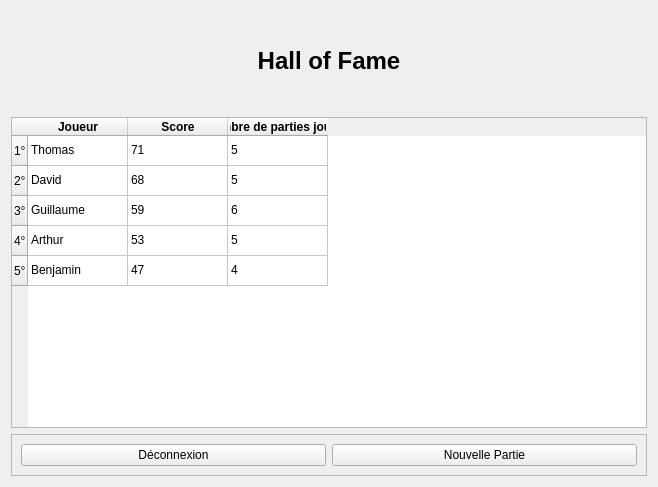
<?xml version="1.0" encoding="UTF-8"?>
<ui version="4.0">
 <class>Form</class>
 <widget class="QWidget" name="Form">
  <property name="geometry">
   <rect>
    <x>0</x>
    <y>0</y>
    <width>658</width>
    <height>487</height>
   </rect>
  </property>
  <property name="windowTitle">
   <string>Form</string>
  </property>
  <layout class="QVBoxLayout" name="verticalLayout">
   <item>
    <widget class="QLabel" name="label">
     <property name="minimumSize">
      <size>
       <width>0</width>
       <height>100</height>
      </size>
     </property>
     <property name="font">
      <font>
       <pointsize>18</pointsize>
       <bold>true</bold>
      </font>
     </property>
     <property name="text">
      <string>Hall of Fame</string>
     </property>
     <property name="alignment">
      <set>Qt::AlignCenter</set>
     </property>
    </widget>
   </item>
   <item>
    <widget class="QTableWidget" name="tableWidget">
     <row>
      <property name="text">
       <string>1°</string>
      </property>
     </row>
     <row>
      <property name="text">
       <string>2°</string>
      </property>
     </row>
     <row>
      <property name="text">
       <string>3°</string>
      </property>
     </row>
     <row>
      <property name="text">
       <string>4°</string>
      </property>
     </row>
     <row>
      <property name="text">
       <string>5°</string>
      </property>
     </row>
     <column>
      <property name="text">
       <string>Joueur</string>
      </property>
      <property name="font">
       <font>
        <bold>true</bold>
       </font>
      </property>
     </column>
     <column>
      <property name="text">
       <string>Score</string>
      </property>
      <property name="font">
       <font>
        <bold>true</bold>
       </font>
      </property>
     </column>
     <column>
      <property name="text">
       <string>Nombre de parties jouées</string>
      </property>
      <property name="font">
       <font>
        <bold>true</bold>
       </font>
      </property>
     </column>
     <item row="0" column="0">
      <property name="text">
       <string>Thomas</string>
      </property>
     </item>
     <item row="0" column="1">
      <property name="text">
       <string>71</string>
      </property>
     </item>
     <item row="0" column="2">
      <property name="text">
       <string>5</string>
      </property>
     </item>
     <item row="1" column="0">
      <property name="text">
       <string>David</string>
      </property>
     </item>
     <item row="1" column="1">
      <property name="text">
       <string>68</string>
      </property>
     </item>
     <item row="1" column="2">
      <property name="text">
       <string>5</string>
      </property>
     </item>
     <item row="2" column="0">
      <property name="text">
       <string>Guillaume</string>
      </property>
     </item>
     <item row="2" column="1">
      <property name="text">
       <string>59</string>
      </property>
     </item>
     <item row="2" column="2">
      <property name="text">
       <string>6</string>
      </property>
     </item>
     <item row="3" column="0">
      <property name="text">
       <string>Arthur</string>
      </property>
     </item>
     <item row="3" column="1">
      <property name="text">
       <string>53</string>
      </property>
     </item>
     <item row="3" column="2">
      <property name="text">
       <string>5</string>
      </property>
     </item>
     <item row="4" column="0">
      <property name="text">
       <string>Benjamin</string>
      </property>
     </item>
     <item row="4" column="1">
      <property name="text">
       <string>47</string>
      </property>
     </item>
     <item row="4" column="2">
      <property name="text">
       <string>4</string>
      </property>
     </item>
    </widget>
   </item>
   <item>
    <widget class="QFrame" name="frame">
     <property name="frameShape">
      <enum>QFrame::StyledPanel</enum>
     </property>
     <property name="frameShadow">
      <enum>QFrame::Raised</enum>
     </property>
     <layout class="QHBoxLayout" name="horizontalLayout">
      <item>
       <widget class="QPushButton" name="pushButton">
        <property name="text">
         <string>Déconnexion</string>
        </property>
       </widget>
      </item>
      <item>
       <widget class="QPushButton" name="pushButton_2">
        <property name="text">
         <string>Nouvelle Partie</string>
        </property>
       </widget>
      </item>
     </layout>
    </widget>
   </item>
  </layout>
 </widget>
 <resources/>
 <connections/>
</ui>
